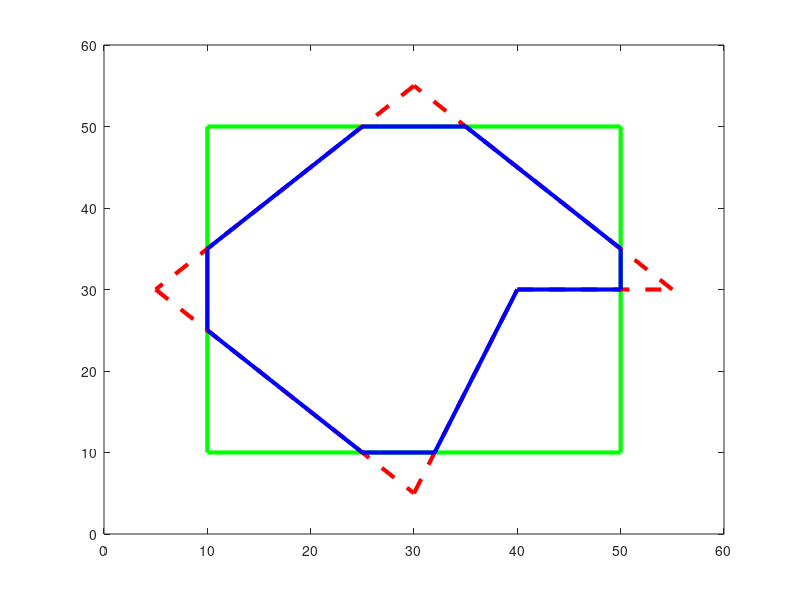

The MATLAB source for this figure:
function m = polygonClipping()
	X = [5,30,40,55,30,5];
	Y = [30,5,30,30,55,30];
	pointsX = [];
	pointsY = [];
	xmin=10; xmax=50; ymin=10 ; ymax=50 ;
	boundries_x = [xmin,xmax,xmax,xmin,xmin];
	boundries_y = [ymin,ymin,ymax,ymax,ymin];
	plot(boundries_x, boundries_y, 'g-', 'LineWidth', 3);
	hold on;
	for i = 1:5
		[pointsX,pointsY] = Clipping(X(i),Y(i),X(i+1),Y(i+1),xmin, ymin, xmax, ymax,pointsX,pointsY);
	end
	pointsX = [pointsX pointsX(1)];
	pointsY = [pointsY pointsY(1)];
	plot(pointsX, pointsY, 'b-', 'LineWidth', 3);
end
function [pointsX,pointsY] = Clipping(xf1 , yf1 , xf2 , yf2 , xmin, ymin, xmax, ymax,pointsX,pointsY)
 	plot([xf1 xf2], [yf1 yf2], 'r--','LineWidth', 3);
 	hold on;
	code1 = code(xf1, yf1, xmin, xmax, ymin, ymax);
	code2 = code(xf2, yf2, xmin, xmax, ymin, ymax);

		if bitand(code1,code2) > 0

		end

	while bitor(code1,code2) > 0

		slope  = (yf2-yf1)/(xf2-xf1);
		codex = code1 ;
		xi = xf1 ;
		yi = yf1 ;

		if(codex==0)
			codex = code2;
			xi = xf2 ;
			yi = yf2 ;
		end

		if bitand(codex,8)>0
			y = ymax;
			x = xi + 1/slope*(ymax-yi);
		elseif bitand(codex,4)>0
			y = ymin ;
			x = xi + 1/slope*(ymin-yi);
		elseif bitand(codex,2)>0
			x = xmax;
			y = yi + slope*(xmax-xi);
		elseif bitand(codex,1)>0
			x = xmin;
			y = yi + slope*(xmin-xi);
		end

		if codex == code1
			xf1 = x;
			yf1 = y;
			code1 = code(xf1, yf1, xmin, xmax, ymin, ymax);
		elseif codex == code2
			xf2 = x ;
			yf2 = y ;
			code2 = code(xf2, yf2, xmin, xmax, ymin, ymax);
		end
	end
	pointsX = [pointsX xf1];
	pointsX = [pointsX xf2];
	pointsY = [pointsY yf1];
	pointsY = [pointsY yf2];
end
function c = code(xf2, yf2, xmin, xmax, ymin, ymax)
	c = 0;
	if (yf2>ymax)
		c = 8;
	end
	if (yf2<ymin)
		c = 4;
	end
	if (xf2>xmax)
		c = bitor(c,2);
	end
	if (xf2<xmin)
		c = bitor(c,1);
	end
end
